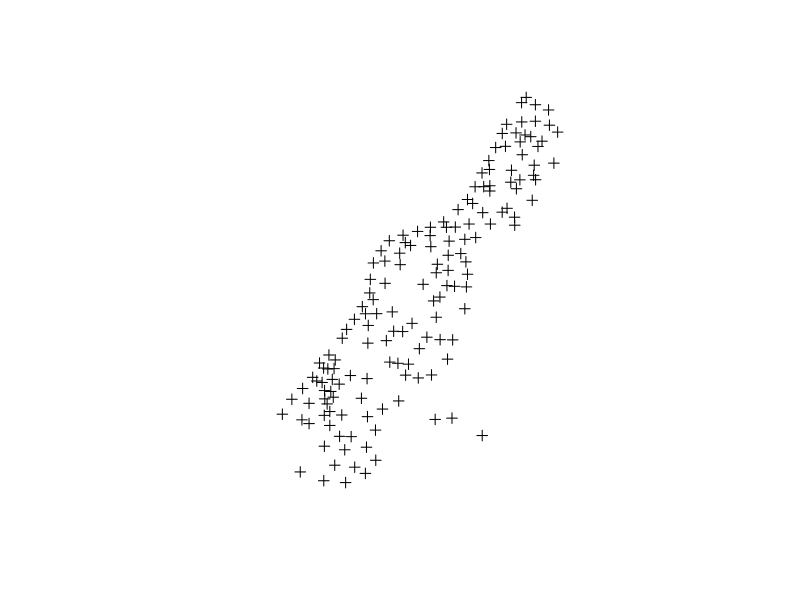
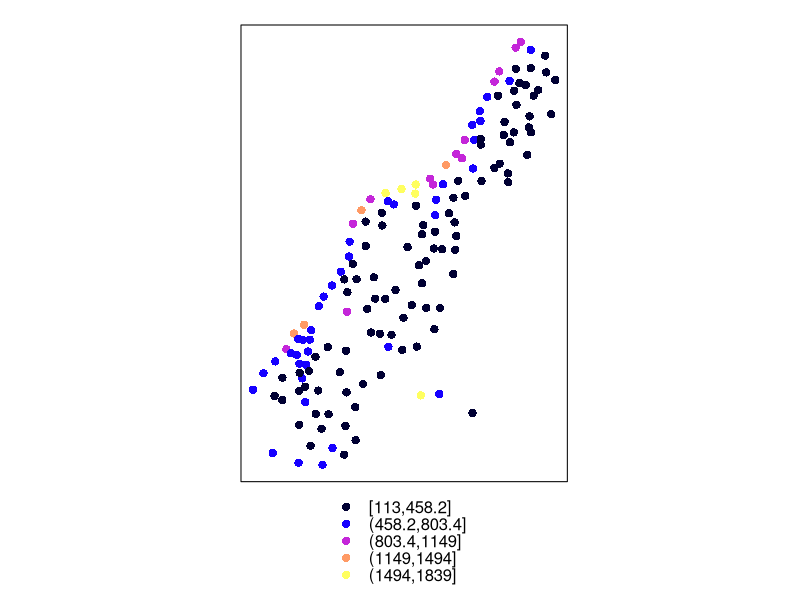
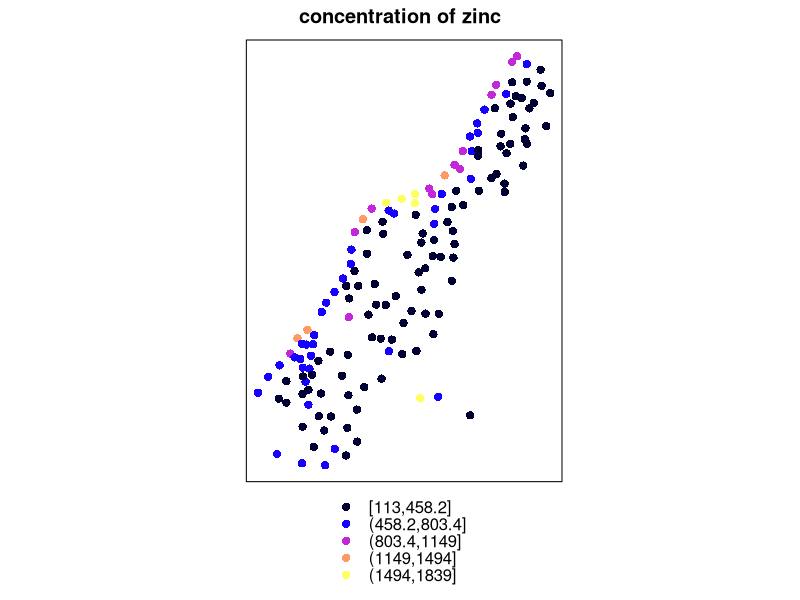
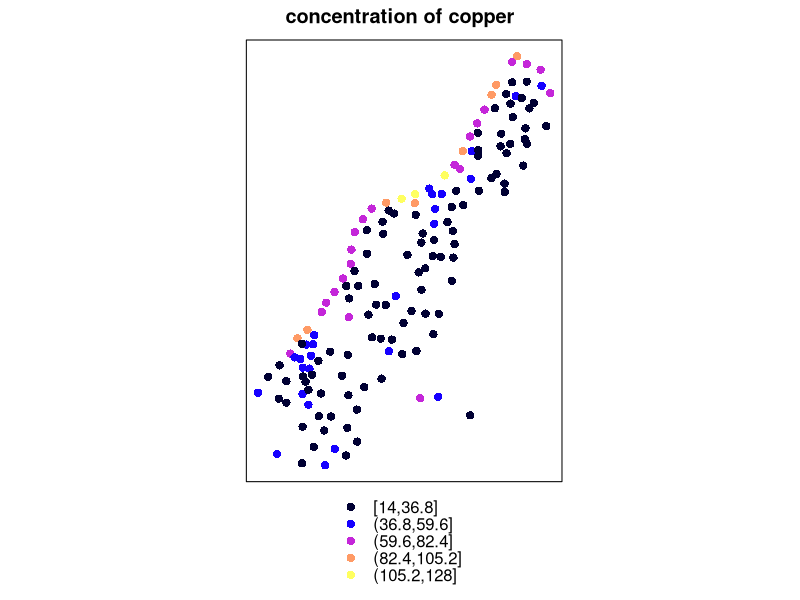
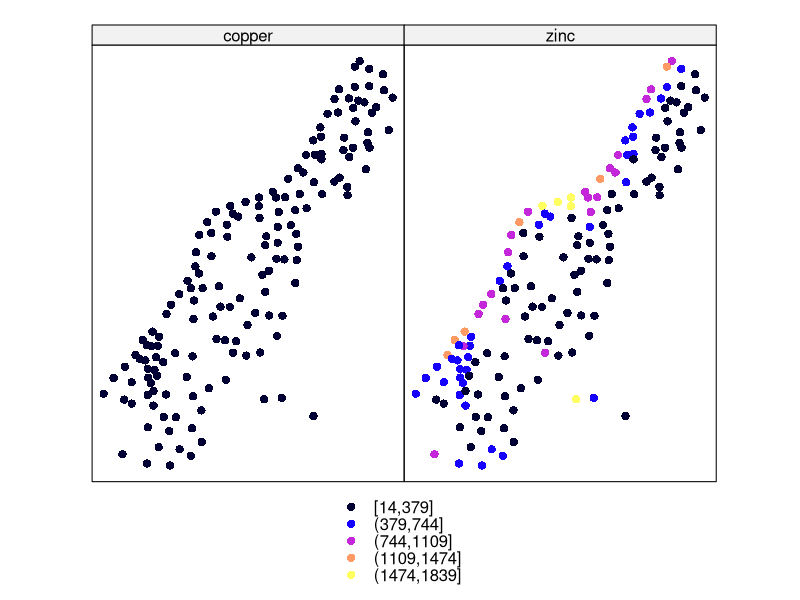
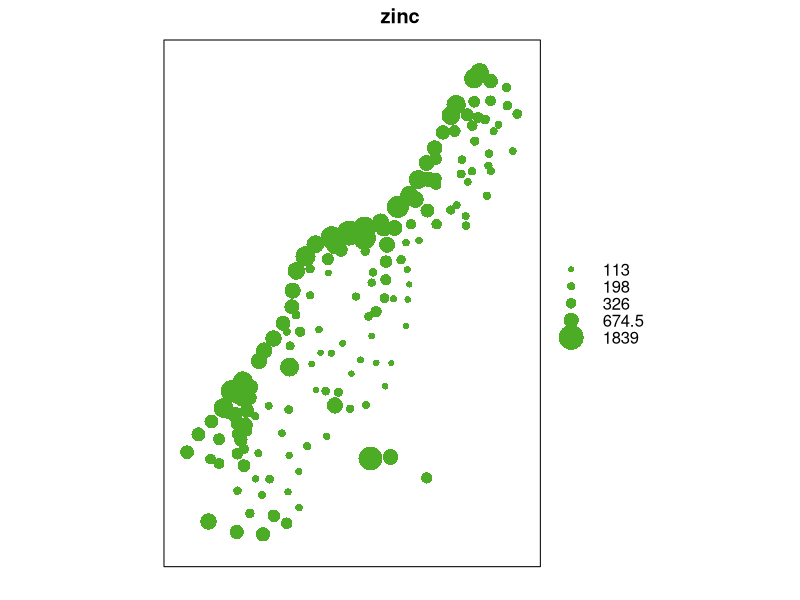
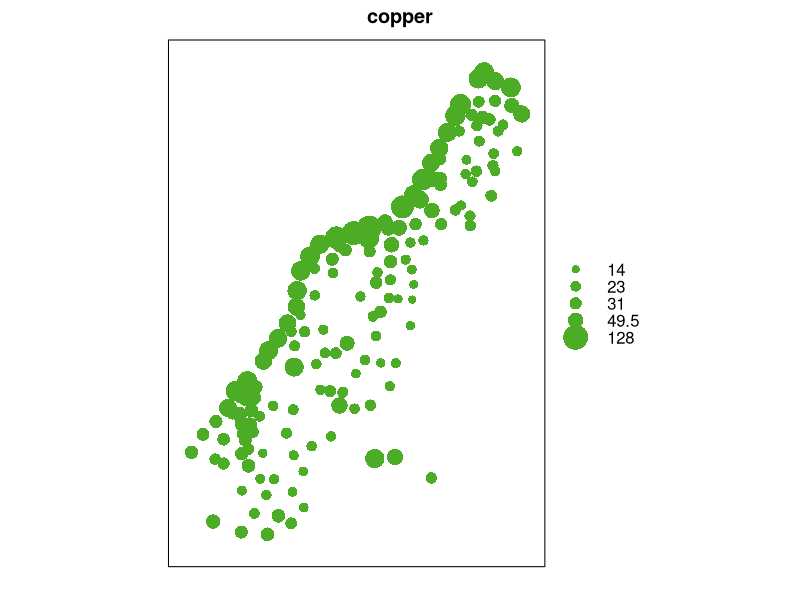
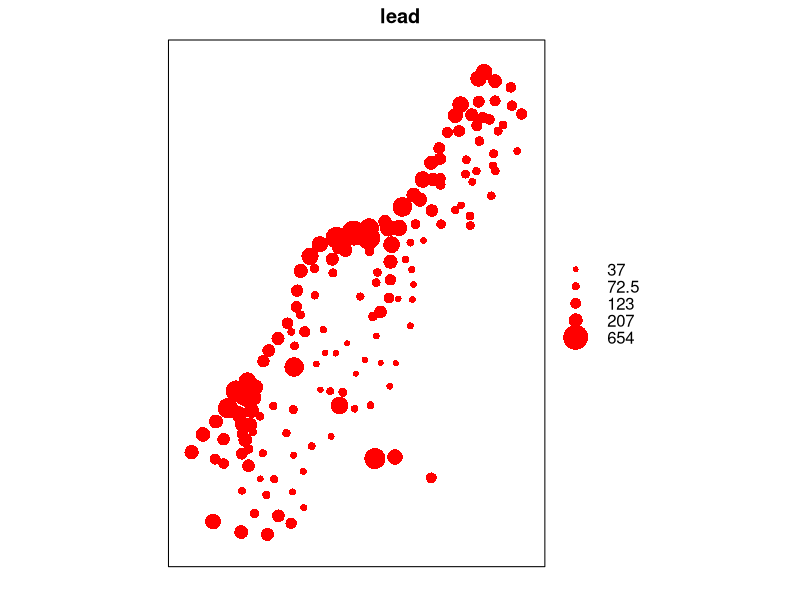

These charts were generated, in order, by the following R code:
# R spatial

#firs of all let's put in R the installed package in order to recall it
library (sp)

data(meuse)
head(meuse)

# Explain to R that we basically we have coordinates of dataset
coordinates(meuse) = ~x+y

# to show dataset in space, how they are scattled in the field 
plot(meuse)

#we can see spread of our datas (e.g where zinc is higher in the field)
#spplot is used to plot elements like zinc, lead etc spread in space, to see the concentration of zinc in space
#column are written in " "
spplot(meuse,"zinc")

#put the title of plot
spplot(meuse,"zinc", main= "concentration of zinc")

#let's try to plot the concentration of copper 
spplot(meuse,"copper", main= "concentration of copper")

#let's try to plot the concentration of copper and zinc, it's an arrey (set of arguments)
spplot(meuse, c("copper","zinc"))

#rather than distinguishing concentration of datas through different colours, we can make use bubbles and their different size highlight the difference in concentrarion
bubble(meuse,"zinc") 

#do the same for copper
bubble(meuse, "copper")

#change the data
bubble(meuse, "lead", col="red")

#TO BE CONTINUED..
#LECTURE 2 
#install a new packages
install.packages("ggplot2")
library(ggplot2)

#let's put a new ecological dataframe
#e.g relationship between biofuels and amount of oxydatve enzimes 
#let's make an array of values
biofuels <- c(120, 200,300,570,750) 
oxydative <- c(1200,1300, 21000,34000,50000)

#let's make our dataframe (table: columns + rows) 
d <- data.frame(biofuels,oxydative)

#let's make plot
#first of all closed to parenthesis, name of data-> in this case "d"
ggplot(d, aes(x= biofuels, y=oxydative))

#now we can choose how to set our plot (points, lines)
#if we choose to build points inside the plot
ggplot(d, aes(x= biofuels, y=oxydative))+ geom_point()

#let's to prettify
ggplot(d, aes(x= biofuels, y=oxydative))+ geom_point(col="red")
#since we're using gg package, let's replace size instead of cex in order to increse size of characters. 
ggplot(d, aes(x= biofuels, y=oxydative))+ geom_point(size= 5, col="red")

#let's use line, texting geom_line
ggplot(d, aes(x= biofuels, y=oxydative))+ geom_line(size= 5, col="red")

# let's mix lines+points
ggplot(d, aes(x= biofuels, y=oxydative))+ geom_point (size= 5, col="red") + geom_line ()

# let's make polygon, in order to look how points are scattered from line
ggplot(d, aes(x= biofuels, y=oxydative)) + geom_polygon ()

#### IMPORT DATA FROM AN EXTERNAL SOURCE
#setwd("path/lab")
setwd( "C:/lab/")
# Mac 
# Mac setwd("/Users/yourname/.../lab")
